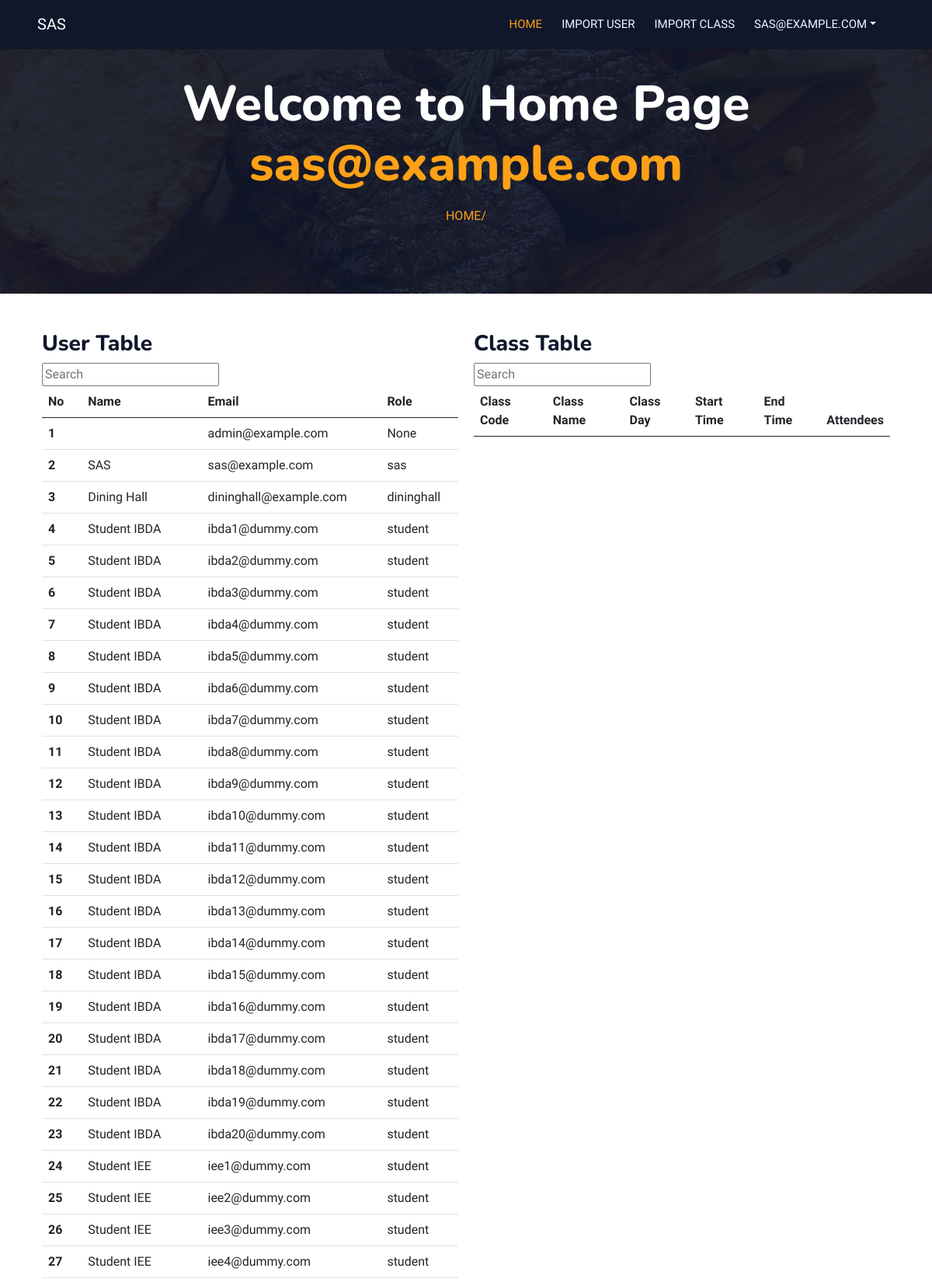
The page /sas/ (signed in, upper part) on the database its author committed.
### final_project/accounts/models.py (models this page shows)
class CustomUser(AbstractUser):
    ROLE_CHOICES = [
        ('sas', 'SAS'),
        ('dininghall', 'Dining Hall'),
        ('student', 'Student'),
        ('library', 'Library'),
        ('laboratorium', 'Laboratorium'),
        ('dosen', 'Dosen'),
    ]
    email = models.EmailField(unique=True)
    name = models.CharField(max_length=150)
    role = models.CharField(max_length=20, choices=ROLE_CHOICES, null=True)
    class Meta:
        managed = True
        default_permissions = ()
        permissions = ()

### final_project/sas/views.py (the view)
# urls.py: path('', views.sas_index, name='sas_index'),
@login_required(login_url='login')
@user_passes_test(check_sas_role, login_url='not_sas')
def sas_index(request):
    user_data = get_all_user()
    class_data = get_all_class()
    context = {
        'user_data':user_data,
        'class_data':class_data,
        'email':request.user.email,
        }
    return render(request, "sas/sas_index.html", context=context)

### final_project/sas/utils.py (called while the page is built)
def get_all_user():
    return CustomUser.objects.all()

def get_all_class():
    return table_classes.objects.all()

### final_project/sas/views.py (called while the page is built)
def check_sas_role(user):
    return user.role == 'SAS' or user.role == 'sas'

### templates/sas/sas_index.html (shortened to what this page needs)
{% extends "../base.html" %}
{% block logo %}
<a class="navbar-brand" href="">SAS</a>
{% endblock %}
{% block styles %}
{% load static %}
<link rel="stylesheet" href="{% static 'styles/styles.css' %}">
{% endblock %}
{% block navbar %}
<li class="nav-item">
    <a class="nav-link active" href="{% url 'sas_index' %}">Home</a>
</li>
<li class="nav-item">
    <a class="nav-link" href="{% url 'import_user' %}">Import User</a>
</li>
<li class="nav-item">
    <a class="nav-link" href="{% url 'import_class' %}">Import Class</a>
</li>
{% endblock %}
{% block home %}
<div class="container-xxl py-5 bg-dark hero-header mb-5">
    <div class="container text-center my-0 pt-5 pb-4">
        {% block sashome %}
        <h1 class="display-3 text-white mb-3 animated slideInDown">Welcome to Home Page <br> <span
                class="text-primary">{{email}} </span></h1>
        <nav aria-label="breadcrumb">
            <ol class="breadcrumb justify-content-center text-uppercase">
                <li class="breadcrumb-item text-primary" aria-current="page">Home/</li>
            </ol>
        </nav>
        {% endblock %}
    </div>
</div>
{% endblock %}
{% block template %}
<div class="container">
    <div class="table-container">
        <div>
            <h3>User Table</h3>
            <input type="text" id="user-search" placeholder="Search">
            <table class="table" id="user-table">
                <thead>
                    <tr>
                        <th scope="col">No</th>
                        <th scope="col">Name</th>
                        <th scope="col">Email</th>
                        <th scope="col">Role</th>
                    </tr>
                </thead>
                <tbody>
                    {% for user in user_data %}
                    <tr>
                        <th scope="row">{{ forloop.counter }}</th>
                        <td>{{ user.name }}</td>
                        <td>{{ user.email }}</td>
                        <td>{{ user.role }}</td>
                    </tr>
                    {% endfor %}
                </tbody>
            </table>
        </div>
        <div>
            <h3>Class Table</h3>
            <input type="text" id="user-search" placeholder="Search">
            <table class="table" id="class-search">
                <thead>
                    <tr>
                        <th scope="col">Class Code</th>
                        <th scope="col">Class Name</th>
                        <th scope="col">Class Day</th>
                        <th scope="col">Start Time</th>
                        <th scope="col">End Time</th>
                        <th scope="col">Attendees</th>
                    </tr>
                </thead>
            </table>
        </div>
    </div>
</div>
{% endblock %}

### templates/base.html (shortened to what this page needs)
<!doctype html>
<html lang="en">
<head>
  <link href="https://cdn.jsdelivr.net/npm/bootstrap@5.3.0-alpha3/dist/css/bootstrap.min.css" rel="stylesheet"
>
  {% load static %}
  <link href="https://cdnjs.cloudflare.com/ajax/libs/font-awesome/5.10.0/css/all.min.css" rel="stylesheet">
  <link href="https://cdn.jsdelivr.net/npm/bootstrap-icons@1.4.1/font/bootstrap-icons.css" rel="stylesheet">
  <link href="{% static 'lib/animate/animate.min.css' %}" rel="stylesheet">
  <link href="{% static 'lib/owlcarousel/assets/owl.carousel.min.css' %}" rel="stylesheet">
  <link href="{% static 'lib/tempusdominus/css/tempusdominus-bootstrap-4.min.css' %}" rel="stylesheet" />
  <link href="{% static 'styles/bootstrap.min.css' %}" rel="stylesheet">
  <link href="{% static 'styles/style.css' %}" rel="stylesheet">
  {% block styles %}{% endblock %}
  <link rel="stylesheet" href="{% static 'styles/styles_alerts.css' %}">
</head>
<body>
  <div class="container-xxl bg-white p-0">
    <div class="container-xxl position-relative p-0">
      <nav class="navbar navbar-expand-lg navbar-dark bg-dark px-4 px-lg-5 py-3 py-lg-0  sticky-top shadow-sm">
        {% block logo %}{% endblock %}
        <div class="collapse navbar-collapse" id="navbarCollapse">
          <div class="navbar-nav ms-auto py-0 pe-4">
            {% block navbar %}
            {% endblock %}
            <div class="nav-item dropdown">
              <a href="#" class="nav-link dropdown-toggle" data-bs-toggle="dropdown">{{email}}</a>
            </div>
          </div>
        </div>
      </nav>
      {% block home %}
      {% endblock %}
    </div>
    {% block template %}
    {% endblock %}
  </div>
</body>
</html>

### static/styles/style.css (style rules this page uses)
:root { --primary: #FEA116; --light: #F1F8FF; --dark: #0F172B; }
body { scroll-behavior: smooth; }
.navbar-dark .navbar-nav .nav-link { position: relative; margin-left: 25px; padding: 35px 0; font-size: 15px; color: var(--light) !important; text-transform: uppercase; font-weight: 500; outline: none; transition: .5s; }
.sticky-top.navbar-dark .navbar-nav .nav-link { padding: 20px 0; }
.navbar-dark .navbar-nav .nav-link:hover, .navbar-dark .navbar-nav .nav-link.active { color: var(--primary) !important; }
@media (min-width: 992px) { .navbar-dark { position: absolute; width: 100%; top: 0; left: 0; z-index: 999; background: transparent !important; } }
@media (min-width: 992px) { .sticky-top.navbar-dark { position: fixed; background: var(--dark) !important; } }
.hero-header { background: linear-gradient(rgba(15, 23, 43, .9), rgba(15, 23, 43, .9)), url(../img/bg-hero.jpg); background-position: center center; background-repeat: no-repeat; background-size: cover; }

### static/styles/styles.css (style rules this page uses)
html { scroll-behavior: smooth; }
body { min-height: 100vh; display: flex; flex-direction: column; }

### templates/sas/sas_index.html (style rules this page uses)
.table-container { display: grid; grid-template-columns: 1fr 1fr; gap: 20px; }

### rows shown on the page
CustomUser: email "SAS@EXAMPLE.COM", email "sas@example.com", name "SAS", role "sas"
CustomUser: email "admin@example.com", role "None"
CustomUser: name "Dining Hall", email "dininghall@example.com", role "dininghall"
CustomUser: name "Student IBDA", email "ibda1@dummy.com", role "student"
CustomUser: name "Student IBDA", email "ibda2@dummy.com", role "student"
CustomUser: name "Student IBDA", email "ibda3@dummy.com", role "student"
CustomUser: name "Student IBDA", email "ibda4@dummy.com", role "student"
CustomUser: name "Student IBDA", email "ibda5@dummy.com", role "student"
CustomUser: name "Student IBDA", email "ibda6@dummy.com", role "student"
CustomUser: name "Student IBDA", email "ibda7@dummy.com", role "student"
CustomUser: name "Student IBDA", email "ibda8@dummy.com", role "student"
CustomUser: name "Student IBDA", email "ibda9@dummy.com", role "student"
CustomUser: name "Student IBDA", email "ibda10@dummy.com", role "student"
CustomUser: name "Student IBDA", email "ibda11@dummy.com", role "student"
CustomUser: name "Student IBDA", email "ibda12@dummy.com", role "student"
CustomUser: name "Student IBDA", email "ibda13@dummy.com", role "student"
CustomUser: name "Student IBDA", email "ibda14@dummy.com", role "student"
CustomUser: name "Student IBDA", email "ibda15@dummy.com", role "student"
CustomUser: name "Student IBDA", email "ibda16@dummy.com", role "student"
CustomUser: name "Student IBDA", email "ibda17@dummy.com", role "student"
CustomUser: name "Student IBDA", email "ibda18@dummy.com", role "student"
CustomUser: name "Student IBDA", email "ibda19@dummy.com", role "student"
CustomUser: name "Student IBDA", email "ibda20@dummy.com", role "student"
CustomUser: name "Student IEE", email "iee1@dummy.com", role "student"
CustomUser: name "Student IEE", email "iee2@dummy.com", role "student"
CustomUser: name "Student IEE", email "iee3@dummy.com", role "student"
CustomUser: name "Student IEE", email "iee4@dummy.com", role "student"
